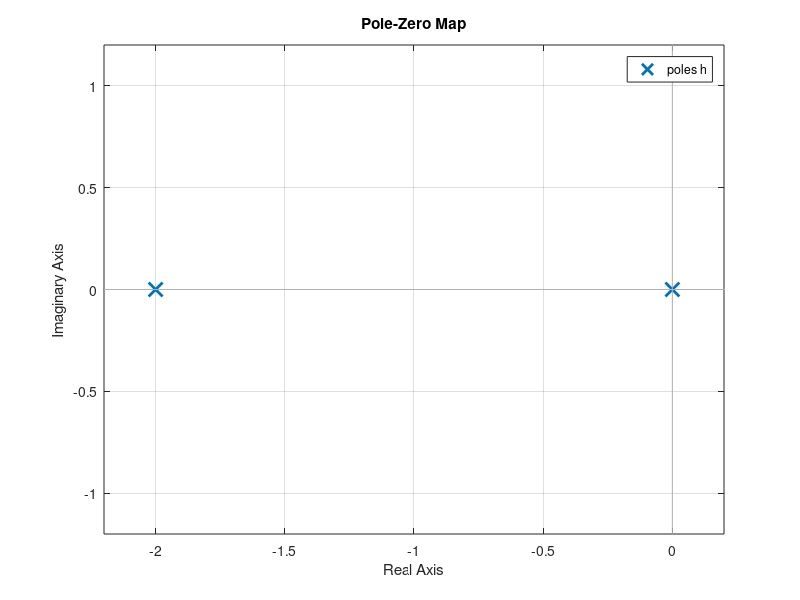
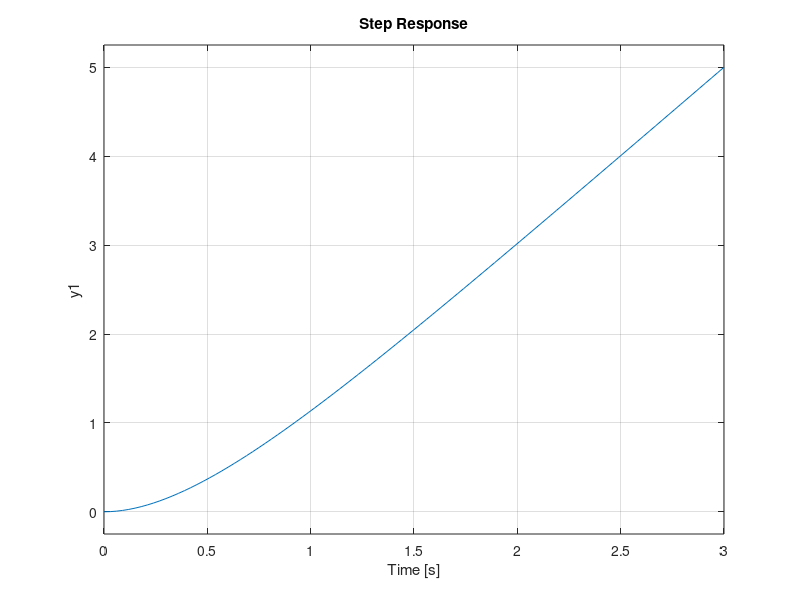
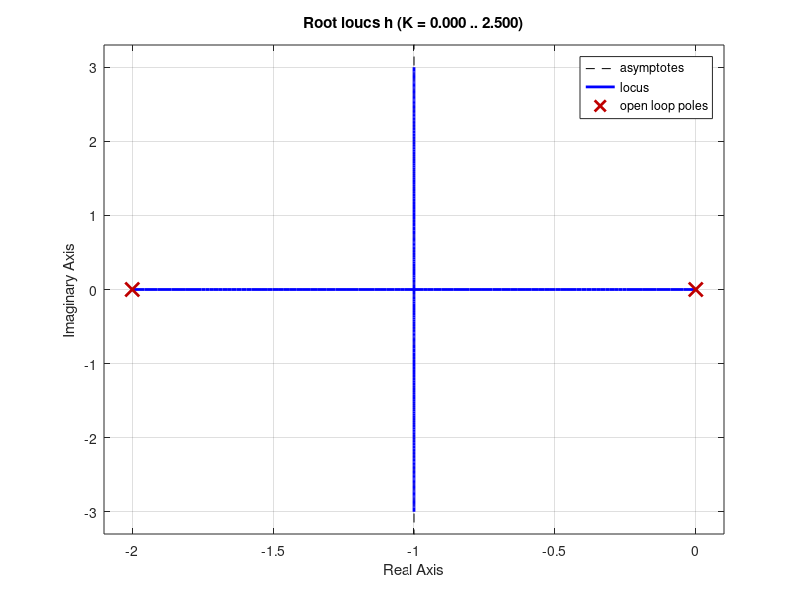
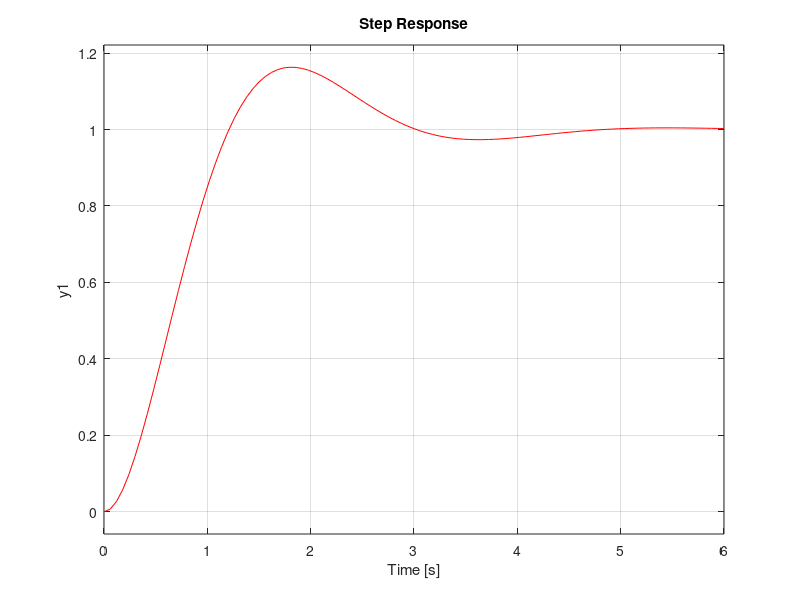

Write MATLAB code to recreate these figures, in order.
clc
clear
close all

%-------sistema en lazo abierto---
h=tf(4,[1 2 0]);
pzmap(h);
figure
step(h)
figure
rlocus(h)
%------sistema en lazo cerrado sin controlador---
hcl=feedback(h,1);  %con K=1
figure
step(hcl,'r')
figure
pzmap(hcl)

%-------------deseado-------

Ts=2;
so=0.163;

e=sqrt((log(so))^2/(pi^2+(log(so))^2));
wn=4/(Ts*e);
hd=tf(wn^2,[1 2*e*wn wn^2]);
figure
step(hcl,'r')
hold on
step(hd,'b')
legend('lazo cerrado','deseado')
pd=roots([1 2*e*wn wn^2]); %polos deseados

%------verificamos condicion del ang, calcular ang faltante---
s1=pd(1);
ang=rad2deg(angle(4/(s1*(s1+2))));

phi1=90 %angulo que aporta el cero
z=-real(s1);
theta3=phi1-30;
x= imag(s1)/tand(theta3)
p = x + z;

g_c= (s1+z)/(s1+p);
ang=rad2deg(angle(4*g_c/(s1*(s1+2))));

%---condicion de magnitud para encontrar K---
k=1/abs(4*g_c/(s1*(s1+2)));

%--------verificamos------
gc=k*tf([1 z],[1 p]); %controlador /compensador de adelanto
figure
rlocus(gc*h/k);
sis_ol= gc*h;
sis_cl = feedback (sis_ol,1);
figure
pzmap(sis_cl);
figure
step(sis_cl,'.b');
hold on
step(hd,'--r')
step(hcl,'--k')
legend('Sistema compensado','Sistema deseado','Sistema sin compensar')
